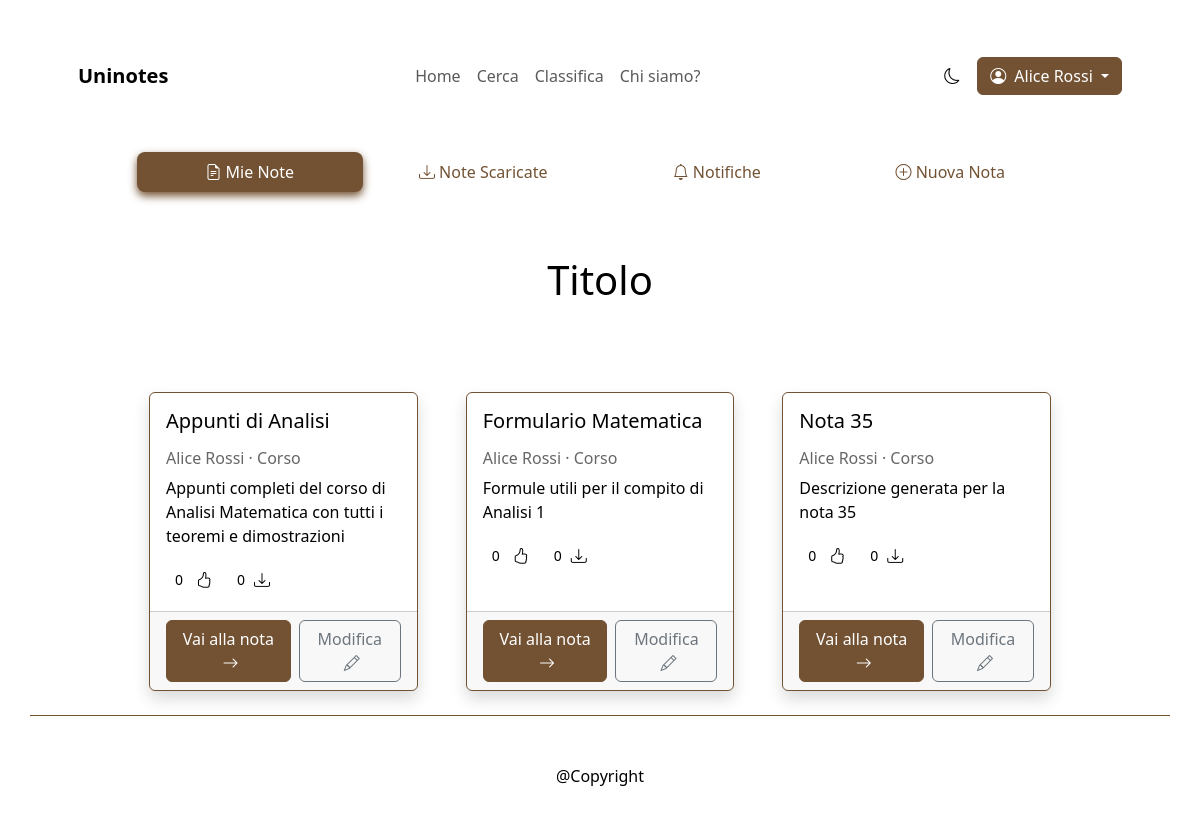
Page /user/dashboard (signed in) on the committed database.
### tables this page shows
CREATE TABLE `NOTE` (
  `id` BIGINT UNSIGNED NOT NULL AUTO_INCREMENT PRIMARY KEY,
  `student_id` BIGINT UNSIGNED NOT NULL,
  `title` VARCHAR(255) NOT NULL,
  `description` VARCHAR(250) DEFAULT NULL,
  `note_type` VARCHAR(100) DEFAULT NULL,
  `format` VARCHAR(50) DEFAULT NULL,
  `university` VARCHAR(191) DEFAULT NULL,
  `visibility` ENUM('public','course','private') NOT NULL DEFAULT 'public',
  `created_at` DATETIME(6) NOT NULL DEFAULT CURRENT_TIMESTAMP(6),
  `updated_at` DATETIME(6) NULL DEFAULT NULL ON UPDATE CURRENT_TIMESTAMP(6),
  `deleted_at` DATETIME(6) DEFAULT NULL,
  INDEX (`student_id`),
  INDEX (`created_at`),
  CONSTRAINT `fk_note_student` FOREIGN KEY (`student_id`) REFERENCES `USER` (`id`) ON DELETE CASCADE ON UPDATE CASCADE
);

CREATE TABLE `USER` (
  `id` BIGINT UNSIGNED NOT NULL AUTO_INCREMENT PRIMARY KEY,
  `name` VARCHAR(191) NOT NULL,
  `email` VARCHAR(191) NOT NULL UNIQUE,
  `password_hash` VARCHAR(255) NOT NULL,
  `university` VARCHAR(191) DEFAULT NULL,
  `role` ENUM('student','admin') NOT NULL DEFAULT 'student',
  `created_at` DATETIME(6) NOT NULL DEFAULT CURRENT_TIMESTAMP(6)
);

### App/View/Components/Cards/noteCard.php (the view, shortened to what the rows shown need)
<?php
$card = $card ?? [];
$titolo = $card['title'] ?? 'Titolo';
$autore = $card['author'] ?? 'Autore';
$corso = $card['corso'] ?? 'Corso';
$desc = $card['desc'] ?? ($card['description'] ?? 'Descrizione non disponibile');
$chatEnabled = !empty($card['chatEnabled']);
$likes = $card['likes'] ?? 0;
$downloads = $card['downloads'] ?? 0;
$buttonsEnabled = $card['buttonsEnabled'] ?? [];
$buttons = $card['buttons'] ?? [];
?>
<div class="card shadow border-primary h-100">
    <div class="card-body">
        <div class="d-flex align-items-center justify-content-between">
            <h5 class="card-title"><?= htmlspecialchars($titolo) ?></h5>
        </div>
        <h6 class="card-subtitle my-2 text-muted">
            <?= htmlspecialchars($autore) ?> &middot; <?= htmlspecialchars($corso) ?>
        </h6>
        <p class="card-text"><?= htmlspecialchars($desc) ?></p>
        <div class="d-flex justify-content-start gap-3 mt-2" aria-label="Statistiche della nota">
            <div class="d-flex align-items-center">
                <span class="btn btn-sm" aria-label="<?= $likes ?> mi piace"><?= htmlspecialchars($likes) ?></span>
                <i class="bi bi-hand-thumbs-up fw-bold ms-1" aria-hidden="true"></i>
            </div>
            <div class="d-flex align-items-center">
                <span class="btn btn-sm"
                    aria-label="<?= $downloads ?> download"><?= htmlspecialchars($downloads) ?></span>
                <i class="bi bi-download" aria-hidden="true"></i>
            </div>
        </div>
    </div>
    <?php if (!empty($buttonsEnabled) && !empty($buttons)): ?>
        <footer class="card-footer d-flex justify-content-center gap-2">
            <?php foreach ($buttons as $index => $btn): ?>
                <?php if ($buttonsEnabled[$index] ?? false): ?>
                    <a href="<?= htmlspecialchars($btn['link'] ?? '#') ?>"
                        class="btn <?= htmlspecialchars($btn['class'] ?? 'btn-primary') ?>"
                        aria-label="<?= trim($btn['text'] ?? '') !== '' ? htmlspecialchars($btn['text']) : htmlspecialchars($btn['icon-class'] ?? 'Azione') ?>">
                        <?php if (trim($btn['text'] ?? '') !== ''): ?>
                            <?= htmlspecialchars($btn['text']) ?>
                        <?php endif ?>
                        <?php if (!empty($btn['icon'])): ?>
                            <i class="bi <?= htmlspecialchars($btn["icon-class"]) ?> fw-bold ms-1" aria-hidden="true"></i>
                        <?php endif ?>
                    </a>
                <?php endif; ?>
            <?php endforeach; ?>
        </footer>
    <?php endif; ?>
</div>

### App/View/Components/Layout/Tabs/tabsPanel.php (shortened to what the rows shown need)
<div class="tab-content mt-3">
    <?php foreach ($tabs as $key => $tab): ?>
        <?php if ($activeTab !== $key) continue; ?>
        <div class="tab-pane show active" role="tabpanel">
            <?= \App\View\View::getComponent('Base/sectionHeader', [
                'titolo' => $tab['label'],
                'p' => $tab['description'] ?? ''
            ]) ?>
            <?php if (!empty($tab['cards'])): ?>
                <?php
                    $cardGridQuery = is_array($queryParams) ? array_merge($queryParams, ['tab' => $key]) : ['tab' => $key];
                ?>
                <?= \App\View\View::getComponent('Layout/Grid/cardGrid', [
                    'cards' => $tab['cards'],
                    'component' => $tab['component'] ?? 'Cards/noteCard',
                    'currentPage' => $tab['pagination']['currentPage'] ?? null,
                    'totalPages' => $tab['pagination']['totalPages'] ?? null,
                    'baseUrl' => $baseUrl ?? '/user/dashboard',
                    'queryParams' => $cardGridQuery,
                    'pageParam' => $tab['pagination']['pageParam'] ?? 'page',
                ]) ?>
            <?php endif; ?>
        </div>
    <?php endforeach; ?>
</div>

### App/View/Components/Layout/Grid/cardGrid.php (shortened to what the rows shown need)
<?php
$cards = $cards ?? [];
$columnsTablet = $columnsTablet ?? 2;
$columnsDesktop = $columnsDesktop ?? 3;
$component = $component ?? "";
?>
<section class="container-fluid py-4">
    <div class="row g-3 g-md-5">
        <?php foreach ($cards as $card): ?>
            <div class="col-12 col-md-<?= 12 / $columnsTablet ?> col-lg-<?= 12 / $columnsDesktop ?>">
                <?= \App\View\View::getComponent( $component, ["card" => $card]) ?>
            </div>
        <?php endforeach; ?>
    </div>
</section>

### Core/Routing/Router.php (shortened to what the rows shown need)
<?php
class Router
{
    private array $routes = [];
    public function add(string $method, string $url, $handler) : void{
        $this->routes[] = compact('method', 'url', 'handler');
    }
    public function resolve() : mixed{
        $method = $_SERVER['REQUEST_METHOD'];
        $path = parse_url($_SERVER['REQUEST_URI'], PHP_URL_PATH);
        foreach ($this->routes as $route) {
            [$routeMethod, $url, $handler] = [$route['method'], $route['url'], $route['handler']];
            if ($routeMethod !== $method) continue;
            $pattern = preg_replace('#\{[^\}]+\}#', '([^/]+)', $url);
            $regex = "#^" . $pattern . "$#";
            if (preg_match($regex, $path, $matches)) {
                array_shift($matches);
                if (is_string($handler) && str_contains($handler, '@')) {
                    [$controller, $method] = explode('@', $handler);
                    $obj = new $controllerClass;
                    return call_user_func_array([$obj, $method], $matches);
                }
                throw new Exception("Handler non valido");
            }
        }
        return false;
    }
}

### rows in the picture
note: title "Appunti di Analisi", student.name "Alice Rossi", description "Appunti completi del corso di Analisi Matematica con tutti i teoremi e dimostrazioni", text "Vai alla nota", text "Modifica"
note: title "Formulario Matematica", student.name "Alice Rossi", description "Formule utili per il compito di Analisi 1", text "Vai alla nota", text "Modifica"
note: title "Nota 35", student.name "Alice Rossi", description "Descrizione generata per la nota 35", text "Vai alla nota", text "Modifica"

### other values in the picture
$tab['label'] "Mie Note"
$tab['label'] "Note Scaricate"
$tab['label'] "Notifiche"
$tab['label'] "Nuova Nota"
$title "Titolo"
